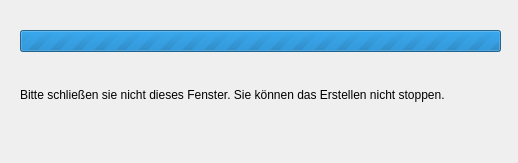
<?xml version="1.0" encoding="UTF-8"?>
<ui version="4.0">
 <class>Dialog</class>
 <widget class="QDialog" name="Dialog">
  <property name="geometry">
   <rect>
    <x>0</x>
    <y>0</y>
    <width>518</width>
    <height>163</height>
   </rect>
  </property>
  <property name="windowTitle">
   <string>Dialog</string>
  </property>
  <property name="modal">
   <bool>true</bool>
  </property>
  <widget class="QWidget" name="verticalLayoutWidget">
   <property name="geometry">
    <rect>
     <x>20</x>
     <y>30</y>
     <width>481</width>
     <height>101</height>
    </rect>
   </property>
   <layout class="QVBoxLayout" name="verticalLayout">
    <item>
     <widget class="QProgressBar" name="progress">
      <property name="maximum">
       <number>0</number>
      </property>
      <property name="value">
       <number>-1</number>
      </property>
      <property name="textVisible">
       <bool>false</bool>
      </property>
     </widget>
    </item>
    <item>
     <widget class="QLabel" name="label">
      <property name="text">
       <string>Bitte schließen sie nicht dieses Fenster. Sie können das Erstellen nicht stoppen.</string>
      </property>
     </widget>
    </item>
   </layout>
  </widget>
 </widget>
 <resources/>
 <connections/>
</ui>
